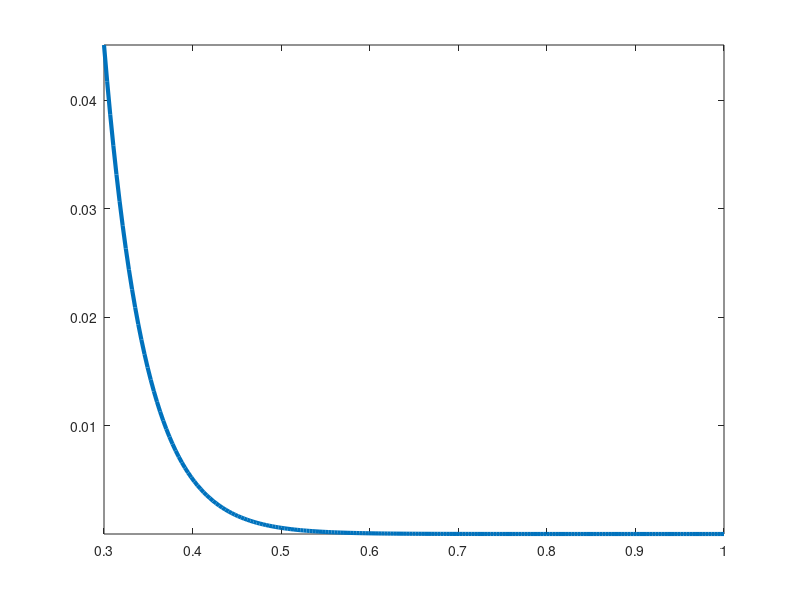

Write MATLAB code to recreate this figure.
%% This code plots the matrix element dependence on angle, distance, and k-vector mismatch
clear all; clc;
% close all;
fig = 0;

%% Dependence on angle

% nTheta = 2000;
% thetaMin = 0;
% thetaMax = pi;
% theta = linspace(thetaMin,thetaMax,nTheta);
% 
% K1 = 10;
% K2 = 11;
% 
% radius1 = 0.1;
% radius2 = 0.1;
% Distance = 0.3;
% 
% nPhi = 30;
% phiMin = 0;
% phiMax = 2*pi;
% phi = linspace(phiMin,phiMax,nPhi);
% dPhi = phi(2)-phi(1);
% 
% Jphi=zeros(1,nTheta);
% 
% for iPhi1 = 1:nPhi
%     for iPhi2 = 1:nPhi
%         tmp = sqrt(K2^2+K1^2-2*K1*K2*cos(theta));
%         Jphi = Jphi + dPhi^2 * exp(2*1i*(K1*(radius2*cos(phi(iPhi2))-radius1*cos(phi(iPhi1))*cos(theta))+ ...
%                                     K2*(radius1*cos(phi(iPhi1))-radius2*cos(phi(iPhi2))*cos(theta)))./sin(theta)) ...
%                              .* exp(-2*(Distance+radius2*sin(phi(iPhi2))-radius1*sin(phi(iPhi1)))./sin(theta).*tmp)./tmp;
%         
%     end;
% end;
% 
% fig = fig+1; figure(fig); hold on; box on;
% plot(theta,abs(Jphi)/max(abs(Jphi)),'-b','LineWidth',3);
% axis tight;
% 
% % fig = fig+1; figure(fig); hold on; box on;
% % plot(theta,abs(Jphi),'-k','LineWidth',3);
% % axis tight;

%% Dependence on distance

theta = 0.7;

K1 = 10;
K2 = 10.5;

radius1 = 0.1;
radius2 = 0.1;

nDistance = 200;
distanceMin=0.3;
distanceMax=1.0;
distance = linspace(distanceMin,distanceMax,nDistance);

nPhi = 30;
phiMin = 0;
phiMax = 2*pi;
phi = linspace(phiMin,phiMax,nPhi);
dPhi = phi(2)-phi(1);

Jphi=zeros(1,nDistance);

for iPhi1 = 1:nPhi
    for iPhi2 = 1:nPhi
        tmp = sqrt(K2^2+K1^2-2*K1*K2*cos(theta));
        Jphi = Jphi + dPhi^2 * exp(2*1i*(K1*(radius2*cos(phi(iPhi2))-radius1*cos(phi(iPhi1))*cos(theta))+ ...
                                    K2*(radius1*cos(phi(iPhi1))-radius2*cos(phi(iPhi2))*cos(theta)))/sin(theta)) ...
                             * exp(-2*(distance+radius2*sin(phi(iPhi2))-radius1*sin(phi(iPhi1)))/sin(theta)*tmp)/tmp;
        
    end;
end;

% fig = fig+1; figure(fig); hold on; box on;
% plot(distance,abs(Jphi)/max(abs(Jphi)),'-b','LineWidth',3);
% axis tight;

fig = fig+1; figure(fig); hold on; box on;
plot(distance,abs(Jphi),'-','LineWidth',3);
axis tight;